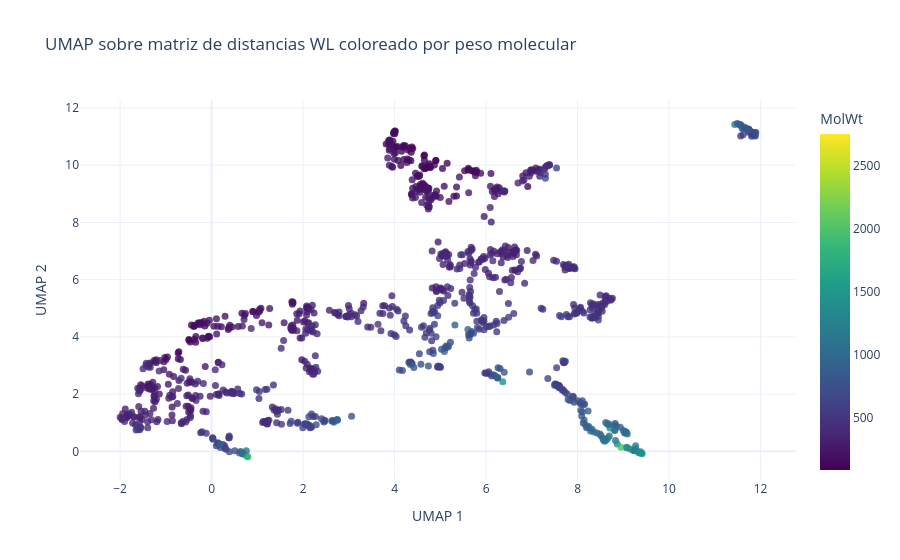

The notebook cell saved with this chart:
### Markdown cell above
## 4. Visualización UMAP

Se usa la matriz de distancia precomputada para proyectar los compuestos en 2D y se muestra una visualización interactiva con Plotly.

### Code cell
def molecular_descriptors(smile):
    mol = Chem.MolFromSmiles(smile)
    if mol is None:
        return pd.Series({'MolWt': np.nan, 'NumAtoms': np.nan, 'NumRings': np.nan})
    return pd.Series({
        'MolWt': Descriptors.MolWt(mol),
        'NumAtoms': mol.GetNumAtoms(),
        'NumRings': rdMolDescriptors.CalcNumRings(mol),
    })

descriptor_df = subset['SMILES'].apply(molecular_descriptors)
subset = pd.concat([subset, descriptor_df], axis=1)

embedding = umap.UMAP(n_components=2, metric='precomputed', random_state=42).fit_transform(distance_matrix)
umap_df = subset[['SMILES', 'MolWt', 'NumAtoms', 'NumRings']].copy()
umap_df['UMAP 1'] = embedding[:, 0]
umap_df['UMAP 2'] = embedding[:, 1]

fig = px.scatter(
    umap_df,
    x='UMAP 1',
    y='UMAP 2',
    color='MolWt',
    hover_data={'SMILES': True, 'MolWt': ':.2f', 'NumAtoms': True, 'NumRings': True},
    color_continuous_scale='Viridis',
    title='UMAP sobre matriz de distancias WL coloreado por peso molecular',
)
fig.update_traces(marker=dict(size=7, opacity=0.8))
fig.update_layout(template='plotly_white')
fig.show()

### Figure 1 — Plotly figure (JSON) as saved in the notebook; plotly's stock layout.template omitted (floating-point values rounded to 4 significant figures; data arrays with more than 128 entries replaced by an {"elided": "..."} marker saying what was removed)
{"data": [{"customdata": {"elided": "999x4 mixed values"}, "hovertemplate": "UMAP 1=%{x}<br>UMAP 2=%{y}<br>SMILES=%{customdata[0]}<br>MolWt=%{marker.color:.2f}<br>NumAtoms=%{customdata[2]}<br>NumRings=%{customdata[3]}<extra></extra>", "legendgroup": "", "marker": {"color": {"elided": "999 float values"}, "coloraxis": "coloraxis", "opacity": 0.8, "size": 7, "symbol": "circle"}, "mode": "markers", "name": "", "orientation": "v", "showlegend": false, "type": "scatter", "x": {"elided": "999 float values"}, "xaxis": "x", "y": {"elided": "999 float values"}, "yaxis": "y"}], "layout": {"coloraxis": {"colorbar": {"title": {"text": "MolWt"}}, "colorscale": [[0, "#440154"], [0.1111, "#482878"], [0.2222, "#3e4989"], [0.3333, "#31688e"], [0.4444, "#26828e"], [0.5556, "#1f9e89"], [0.6667, "#35b779"], [0.7778, "#6ece58"], [0.8889, "#b5de2b"], [1, "#fde725"]]}, "legend": {"tracegroupgap": 0}, "title": {"text": "UMAP sobre matriz de distancias WL coloreado por peso molecular"}, "xaxis": {"anchor": "y", "domain": [0, 1], "title": {"text": "UMAP 1"}}, "yaxis": {"anchor": "x", "domain": [0, 1], "title": {"text": "UMAP 2"}}}}
